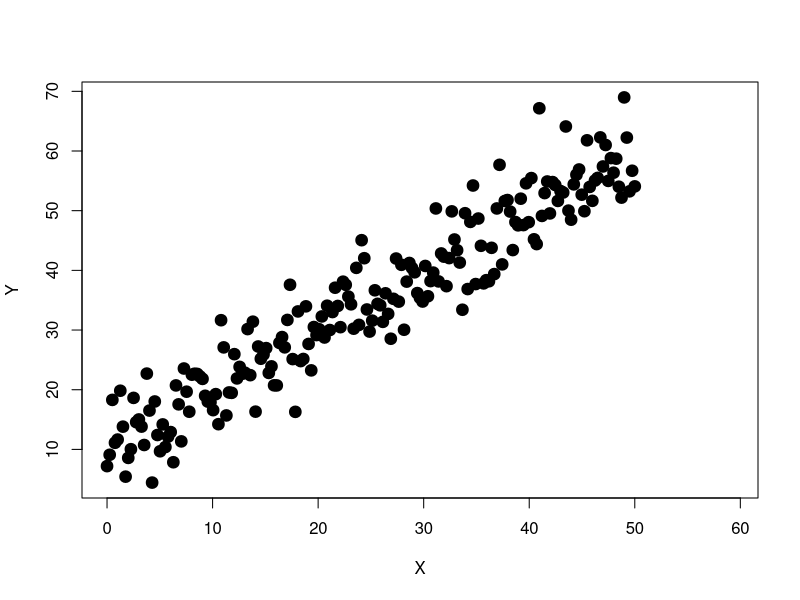
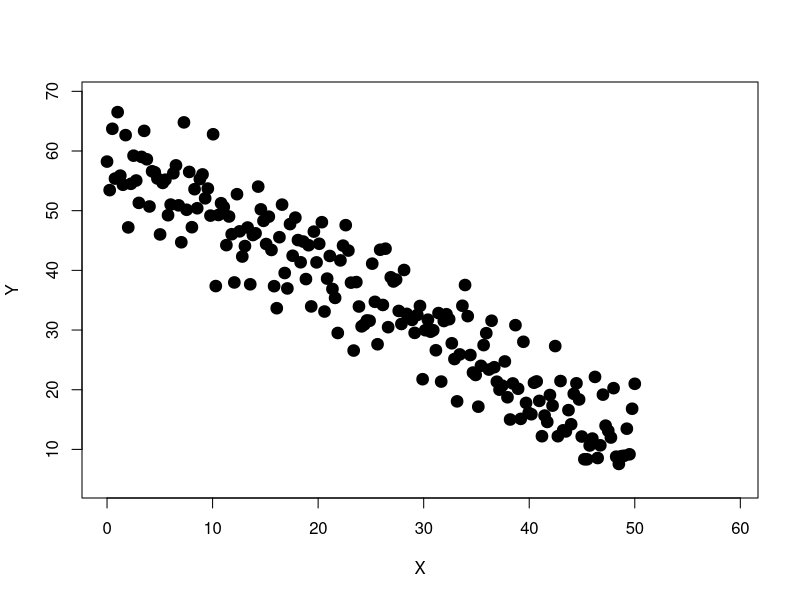
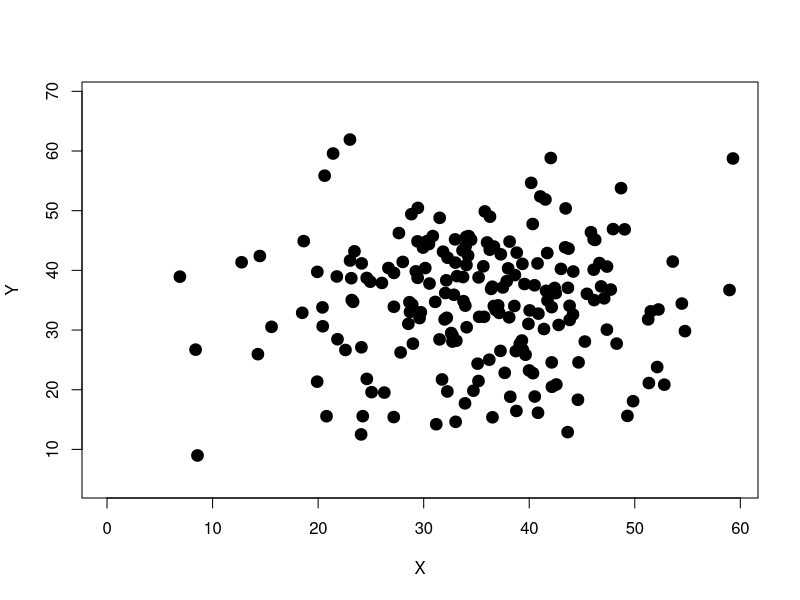
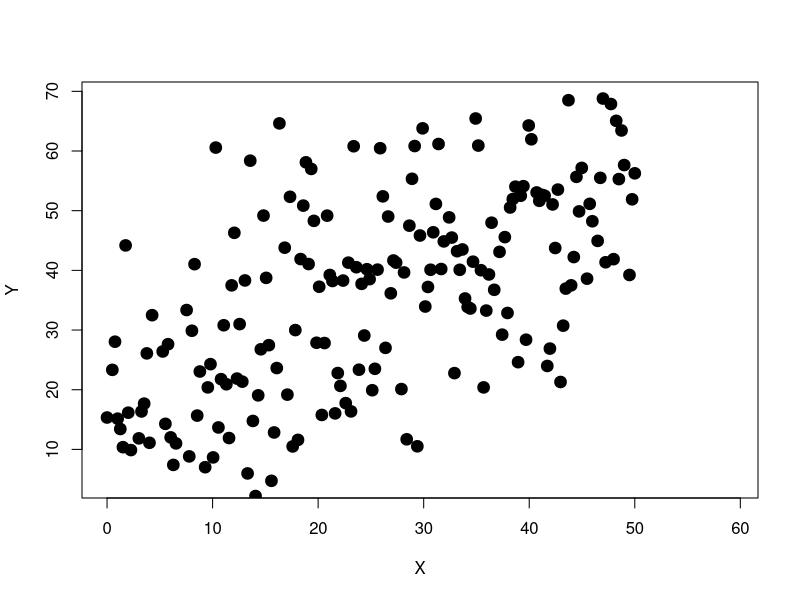
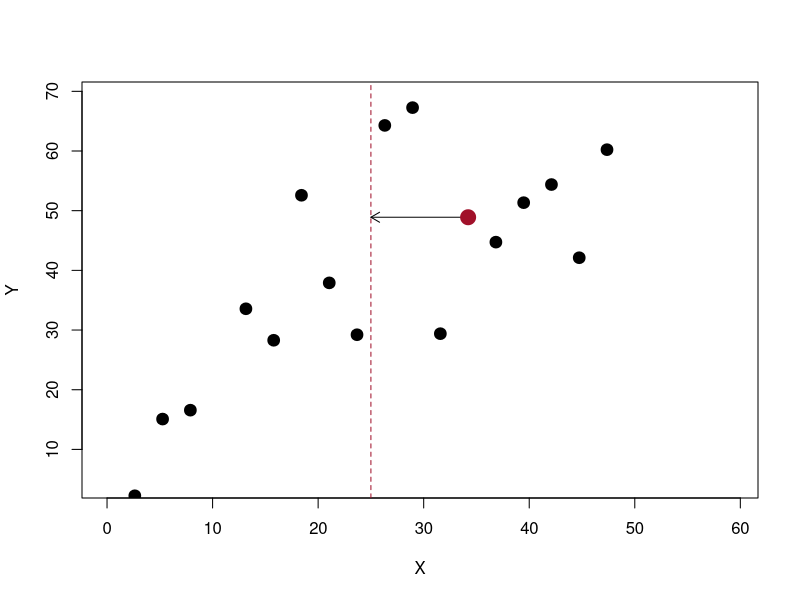
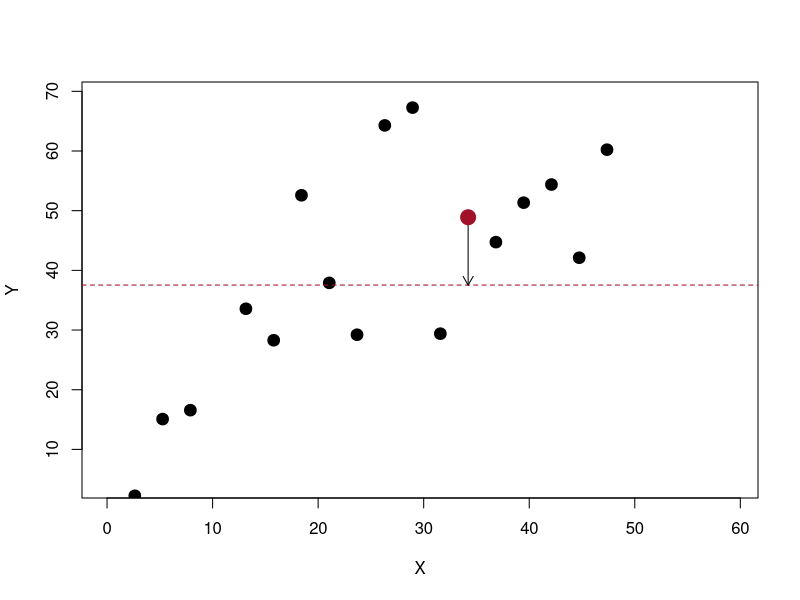
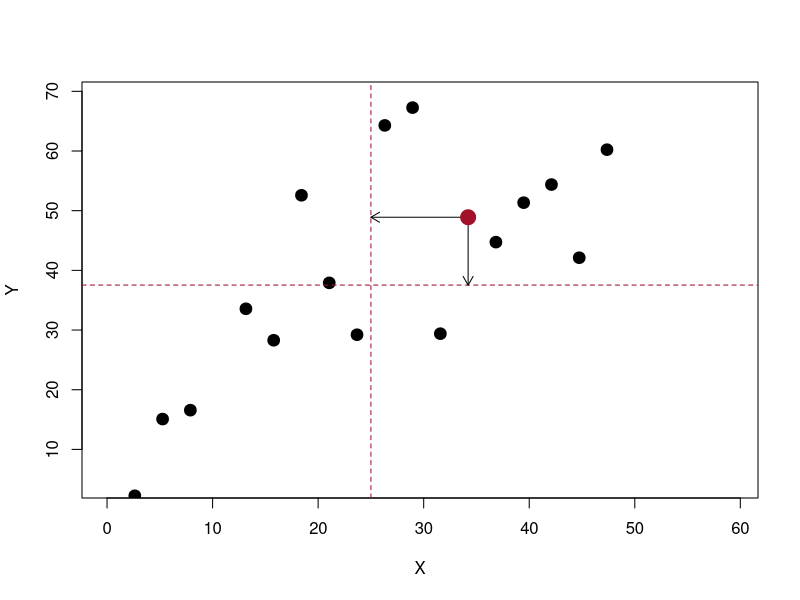
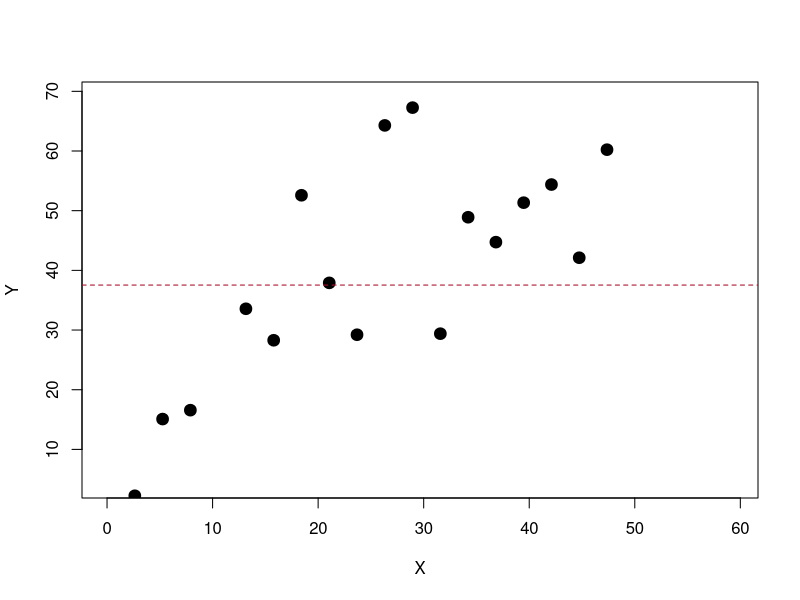

The R source for these figures, in order:
# set seed
set.seed(123)

# data points
n <- 200

# positive correlation
x_pos <- seq(0, 50, length.out = n)
y_pos <- x_pos + rnorm(n, mean = 10, sd = 5)  

# negative correlation
x_neg <- seq(50, 0, length.out = n)
y_neg <- x_neg * -1 + 60 + rnorm(n, mean = 0, sd = 5)  

# no correlation
x_none <- rnorm(n, mean = 35, sd = 10)
y_none <- rnorm(n, mean = 35, sd = 10)

# realistic correlation
x_real <- seq(0, 50, length.out = n)
y_real <- x_real + rnorm(n, mean = 10, sd = 15)  

# range
x_range <- range(c(x_pos, x_neg, x_none))
y_range <- range(c(y_pos, y_neg, y_none))

# positive correlation
plot(x_pos, y_pos, xlab = 'X', ylab = 'Y', 
     xlim = x_range, ylim = y_range, pch = 19, lwd = 5)

# negative correlation
plot(x_neg, y_neg, xlab = 'X', ylab = 'Y', 
     xlim = x_range, ylim = y_range, pch = 19, lwd = 5)

# no correlation
plot(x_none, y_none, xlab = 'X', ylab = 'Y', 
     xlim = x_range, ylim = y_range, pch = 19, lwd = 5)

# realistic correlation
plot(x_real, y_real, xlab = 'X', ylab = 'Y', 
     xlim = x_range, ylim = y_range, pch = 19, lwd = 5)

# covariance, regression parameters
c <- 20
p <- 14
l_real <- lm(y_real ~ x_real)
x_real <- seq(0, 50, length.out = c)
y_real <- x_real + rnorm(c, mean = 10, sd = 10)  
x_mean <- mean(x_real)
y_mean <- mean(y_real)
l_pred <- predict(l_real)

# variance X
plot(x_real, y_real, xlab = 'X', ylab = 'Y', 
     xlim = x_range, ylim = y_range, pch = 19, lwd = 5)
abline(v = x_mean, col = '#A1112A', lty = 2)
arrows(x_real[p], y_real[p], x_mean, y_real[p], length = 0.10)
points(x_real[p], y_real[p], pch = 19, col = '#A1112A', cex = 2)

# variance Y
plot(x_real, y_real, xlab = 'X', ylab = 'Y', 
     xlim = x_range, ylim = y_range, pch = 19, lwd = 5)
abline(h = y_mean, col = '#A1112A', lty = 2)
arrows(x_real[p], y_real[p], x_real[p], y_mean, length = 0.10)
points(x_real[p], y_real[p], pch = 19, col = '#A1112A', cex = 2)

# variance both
plot(x_real, y_real, xlab = 'X', ylab = 'Y', 
     xlim = x_range, ylim = y_range, pch = 19, lwd = 5)
abline(v = x_mean, col = '#A1112A', lty = 2)
abline(h = y_mean, col = '#A1112A', lty = 2)
arrows(x_real[p], y_real[p], x_real[p], y_mean, length = 0.10)
arrows(x_real[p], y_real[p], x_mean, y_real[p], length = 0.10)
points(x_real[p], y_real[p], pch = 19, col = '#A1112A', cex = 2)

# regression null
plot(x_real, y_real, xlab = 'X', ylab = 'Y', 
     xlim = x_range, ylim = y_range, pch = 19, lwd = 5)
abline(h = y_mean, col = '#A1112A', lty = 2)

# error
plot(x_real, y_real, xlab = 'X', ylab = 'Y', 
     xlim = x_range, ylim = y_range, pch = 19, lwd = 5)
abline(h = y_mean, col = '#A1112A', lty = 2)
arrows(x_real[p], y_real[p], x_real[p], y_mean, length = 0.10)
points(x_real[p], y_real[p], pch = 19, col = '#A1112A', cex = 2)

# sum squared errors 
p <- c(2,3,4,6,7,8,9,10,11,12,13,14,15,16,17,18,19)
plot(x_real, y_real, xlab = 'X', ylab = 'Y', 
     xlim = x_range, ylim = y_range, pch = 19, lwd = 5)
abline(h = y_mean, col = '#A1112A', lty = 2)
arrows(x_real[p], y_real[p], x_real[p], y_mean, length = 0.10)
points(x_real[p], y_real[p], pch = 19, col = '#A1112A', cex = 2)

# regression line
plot(x_real, y_real, xlab = 'X', ylab = 'Y', 
     xlim = x_range, ylim = y_range, pch = 19, lwd = 5)
abline(l_real, col = '#A1112A', lty = 2)
arrows(x_real[p], y_real[p], x_real[p], l_pred[p], length = 0.10)
points(x_real[p], y_real[p], pch = 19, col = '#A1112A', cex = 2)
